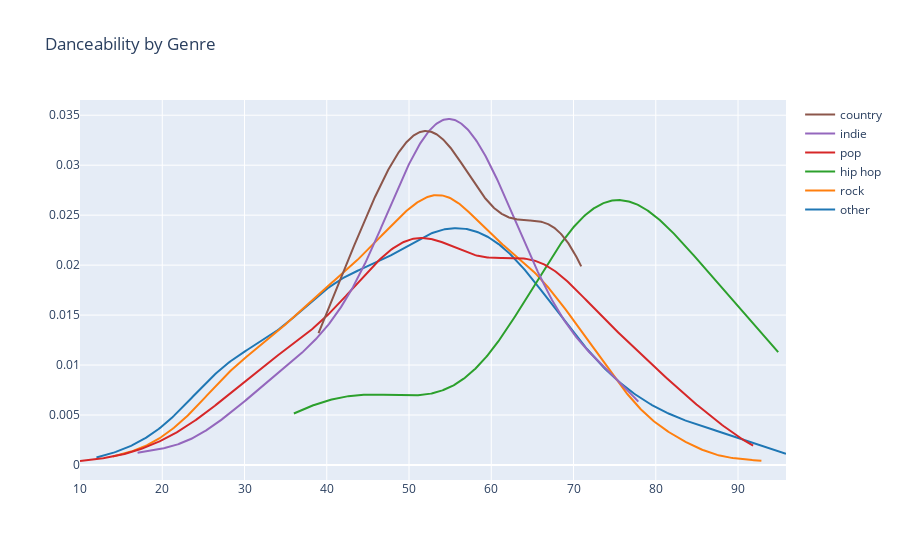
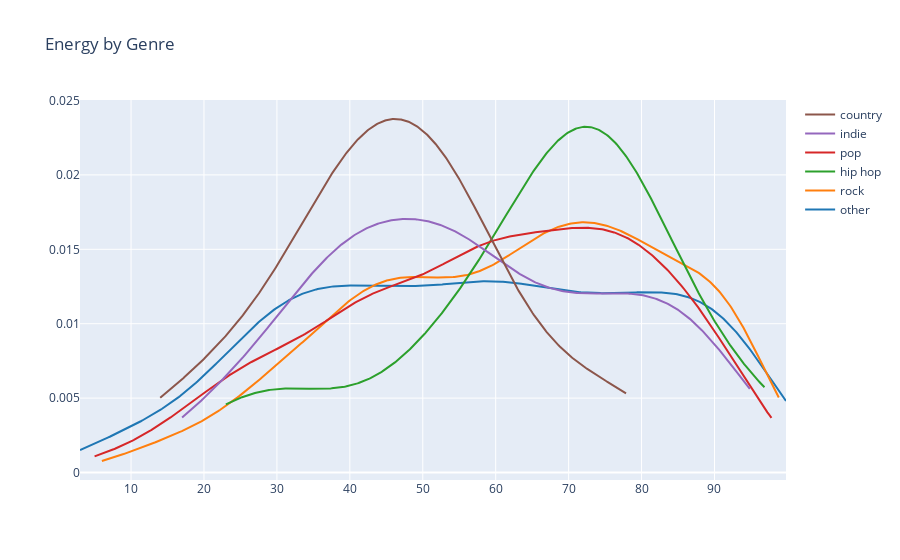
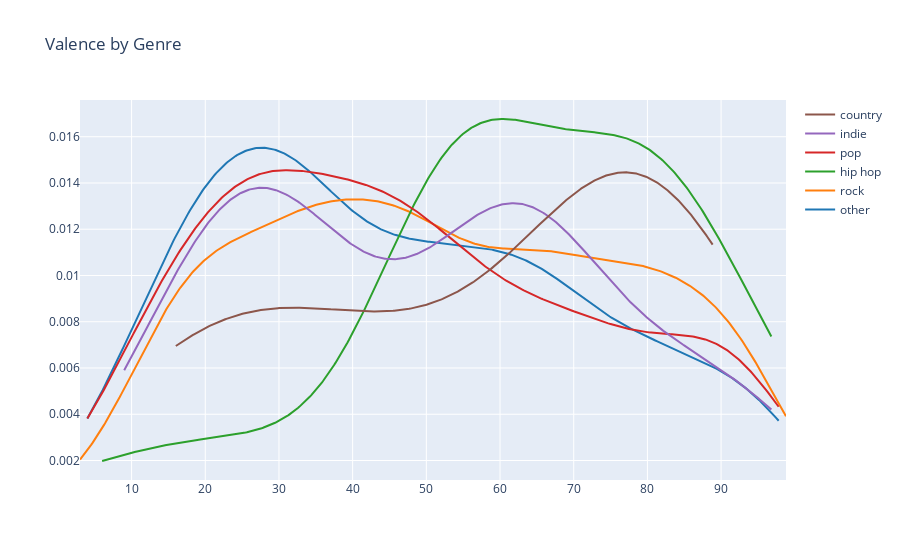

Notebook code cell kept with these figures, in order:
### Code cell
import plotly.figure_factory as ff

# Get unique genres
unique_genres = df['Genre'].unique()
list = ['Danceability', 'Energy', 'Valence']

for item in list:
    # Create a figure for each genre
   
    # all the genre density plots in one figure with different colors
    fig = ff.create_distplot([df[df['Genre'] == genre][item].values for genre in unique_genres], unique_genres, show_hist=False, show_rug=False)
    fig.update_layout(title_text=item + ' by Genre')
    fig.show()

### Figure 1 — Plotly figure (JSON) as saved in the notebook; plotly's stock layout.template omitted (floating-point values rounded to 4 significant figures; data arrays with more than 128 entries replaced by an {"elided": "..."} marker saying what was removed)
{"data": [{"legendgroup": "other", "marker": {"color": "rgb(31, 119, 180)"}, "mode": "lines", "name": "other", "showlegend": true, "type": "scatter", "x": {"elided": "500 float values"}, "xaxis": "x", "y": {"elided": "500 float values"}, "yaxis": "y"}, {"legendgroup": "rock", "marker": {"color": "rgb(255, 127, 14)"}, "mode": "lines", "name": "rock", "showlegend": true, "type": "scatter", "x": {"elided": "500 float values"}, "xaxis": "x", "y": {"elided": "500 float values"}, "yaxis": "y"}, {"legendgroup": "hip hop", "marker": {"color": "rgb(44, 160, 44)"}, "mode": "lines", "name": "hip hop", "showlegend": true, "type": "scatter", "x": {"elided": "500 float values"}, "xaxis": "x", "y": {"elided": "500 float values"}, "yaxis": "y"}, {"legendgroup": "pop", "marker": {"color": "rgb(214, 39, 40)"}, "mode": "lines", "name": "pop", "showlegend": true, "type": "scatter", "x": {"elided": "500 float values"}, "xaxis": "x", "y": {"elided": "500 float values"}, "yaxis": "y"}, {"legendgroup": "indie", "marker": {"color": "rgb(148, 103, 189)"}, "mode": "lines", "name": "indie", "showlegend": true, "type": "scatter", "x": {"elided": "500 float values"}, "xaxis": "x", "y": {"elided": "500 float values"}, "yaxis": "y"}, {"legendgroup": "country", "marker": {"color": "rgb(140, 86, 75)"}, "mode": "lines", "name": "country", "showlegend": true, "type": "scatter", "x": {"elided": "500 float values"}, "xaxis": "x", "y": {"elided": "500 float values"}, "yaxis": "y"}], "layout": {"barmode": "overlay", "hovermode": "closest", "legend": {"traceorder": "reversed"}, "title": {"text": "Danceability by Genre"}, "xaxis": {"anchor": "y2", "domain": [0, 1], "zeroline": false}, "yaxis": {"anchor": "free", "domain": [0, 1], "position": 0}}}

### Figure 2 — Plotly figure (JSON) as saved in the notebook; plotly's stock layout.template omitted (floating-point values rounded to 4 significant figures; data arrays with more than 128 entries replaced by an {"elided": "..."} marker saying what was removed)
{"data": [{"legendgroup": "other", "marker": {"color": "rgb(31, 119, 180)"}, "mode": "lines", "name": "other", "showlegend": true, "type": "scatter", "x": {"elided": "500 float values"}, "xaxis": "x", "y": {"elided": "500 float values"}, "yaxis": "y"}, {"legendgroup": "rock", "marker": {"color": "rgb(255, 127, 14)"}, "mode": "lines", "name": "rock", "showlegend": true, "type": "scatter", "x": {"elided": "500 float values"}, "xaxis": "x", "y": {"elided": "500 float values"}, "yaxis": "y"}, {"legendgroup": "hip hop", "marker": {"color": "rgb(44, 160, 44)"}, "mode": "lines", "name": "hip hop", "showlegend": true, "type": "scatter", "x": {"elided": "500 float values"}, "xaxis": "x", "y": {"elided": "500 float values"}, "yaxis": "y"}, {"legendgroup": "pop", "marker": {"color": "rgb(214, 39, 40)"}, "mode": "lines", "name": "pop", "showlegend": true, "type": "scatter", "x": {"elided": "500 float values"}, "xaxis": "x", "y": {"elided": "500 float values"}, "yaxis": "y"}, {"legendgroup": "indie", "marker": {"color": "rgb(148, 103, 189)"}, "mode": "lines", "name": "indie", "showlegend": true, "type": "scatter", "x": {"elided": "500 float values"}, "xaxis": "x", "y": {"elided": "500 float values"}, "yaxis": "y"}, {"legendgroup": "country", "marker": {"color": "rgb(140, 86, 75)"}, "mode": "lines", "name": "country", "showlegend": true, "type": "scatter", "x": {"elided": "500 float values"}, "xaxis": "x", "y": {"elided": "500 float values"}, "yaxis": "y"}], "layout": {"barmode": "overlay", "hovermode": "closest", "legend": {"traceorder": "reversed"}, "title": {"text": "Energy by Genre"}, "xaxis": {"anchor": "y2", "domain": [0, 1], "zeroline": false}, "yaxis": {"anchor": "free", "domain": [0, 1], "position": 0}}}

### Figure 3 — Plotly figure (JSON) as saved in the notebook; plotly's stock layout.template omitted (floating-point values rounded to 4 significant figures; data arrays with more than 128 entries replaced by an {"elided": "..."} marker saying what was removed)
{"data": [{"legendgroup": "other", "marker": {"color": "rgb(31, 119, 180)"}, "mode": "lines", "name": "other", "showlegend": true, "type": "scatter", "x": {"elided": "500 float values"}, "xaxis": "x", "y": {"elided": "500 float values"}, "yaxis": "y"}, {"legendgroup": "rock", "marker": {"color": "rgb(255, 127, 14)"}, "mode": "lines", "name": "rock", "showlegend": true, "type": "scatter", "x": {"elided": "500 float values"}, "xaxis": "x", "y": {"elided": "500 float values"}, "yaxis": "y"}, {"legendgroup": "hip hop", "marker": {"color": "rgb(44, 160, 44)"}, "mode": "lines", "name": "hip hop", "showlegend": true, "type": "scatter", "x": {"elided": "500 float values"}, "xaxis": "x", "y": {"elided": "500 float values"}, "yaxis": "y"}, {"legendgroup": "pop", "marker": {"color": "rgb(214, 39, 40)"}, "mode": "lines", "name": "pop", "showlegend": true, "type": "scatter", "x": {"elided": "500 float values"}, "xaxis": "x", "y": {"elided": "500 float values"}, "yaxis": "y"}, {"legendgroup": "indie", "marker": {"color": "rgb(148, 103, 189)"}, "mode": "lines", "name": "indie", "showlegend": true, "type": "scatter", "x": {"elided": "500 float values"}, "xaxis": "x", "y": {"elided": "500 float values"}, "yaxis": "y"}, {"legendgroup": "country", "marker": {"color": "rgb(140, 86, 75)"}, "mode": "lines", "name": "country", "showlegend": true, "type": "scatter", "x": {"elided": "500 float values"}, "xaxis": "x", "y": {"elided": "500 float values"}, "yaxis": "y"}], "layout": {"barmode": "overlay", "hovermode": "closest", "legend": {"traceorder": "reversed"}, "title": {"text": "Valence by Genre"}, "xaxis": {"anchor": "y2", "domain": [0, 1], "zeroline": false}, "yaxis": {"anchor": "free", "domain": [0, 1], "position": 0}}}
